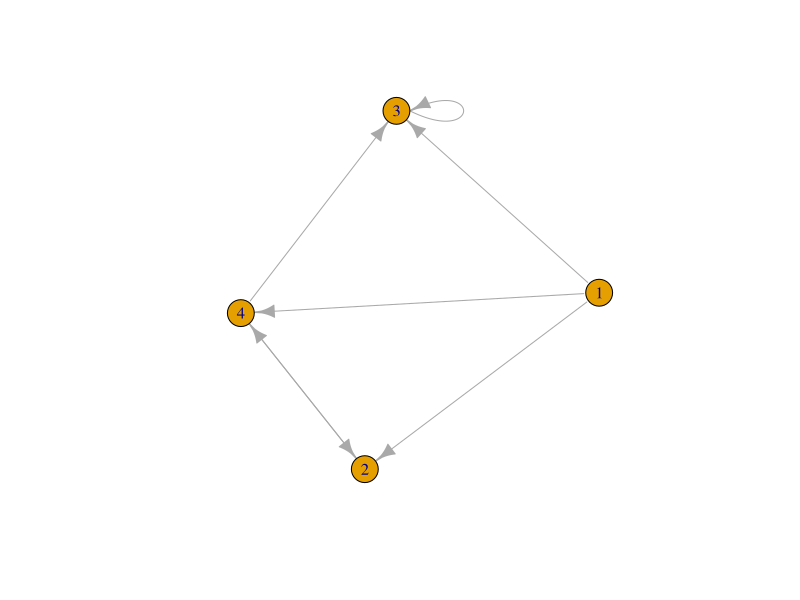

Write the R code that produced this figure.
# 1. Assume a tiny version of web with 4 web pages and edges between them and apply
# (a) Basic page rank algorithm
# (b) Teleporting on page rank algorithm

library(igraph)
# Page Rank Algorithm with teleporting
web <- graph(
            edges = c(1,2, 1,3, 1,4, 4,2, 2,4, 4,3, 3,3),
            n = 4,
            directed = TRUE)

plot(web)
mt <- stochastic_matrix(web)
mt <- t(as.matrix(mt))
v <- as.matrix(c(1/4, 1/4, 1/4, 1/4))
diff <- matrix(Inf, nrow=4, ncol=1)
while(abs(max(diff)) > 0.001){
  v_dash <- mt %*% v
  diff <- v_dash - v
  v <- v_dash
}
print("Rank without teleporting:")
print(v)

beta <- 0.8
e <- c(1, 1, 1, 1)
mt <- beta*mt
t2 <- ((1-beta)*e)/4

diff <- matrix(Inf, nrow = 4, ncol = 1)
while(abs(max(diff)) > 0.001){
  v_dash <- (mt %*% v) + t2
  diff <- v_dash - v
  v <- v_dash
}
print("Page Ranks with teleporting:")
print(v)